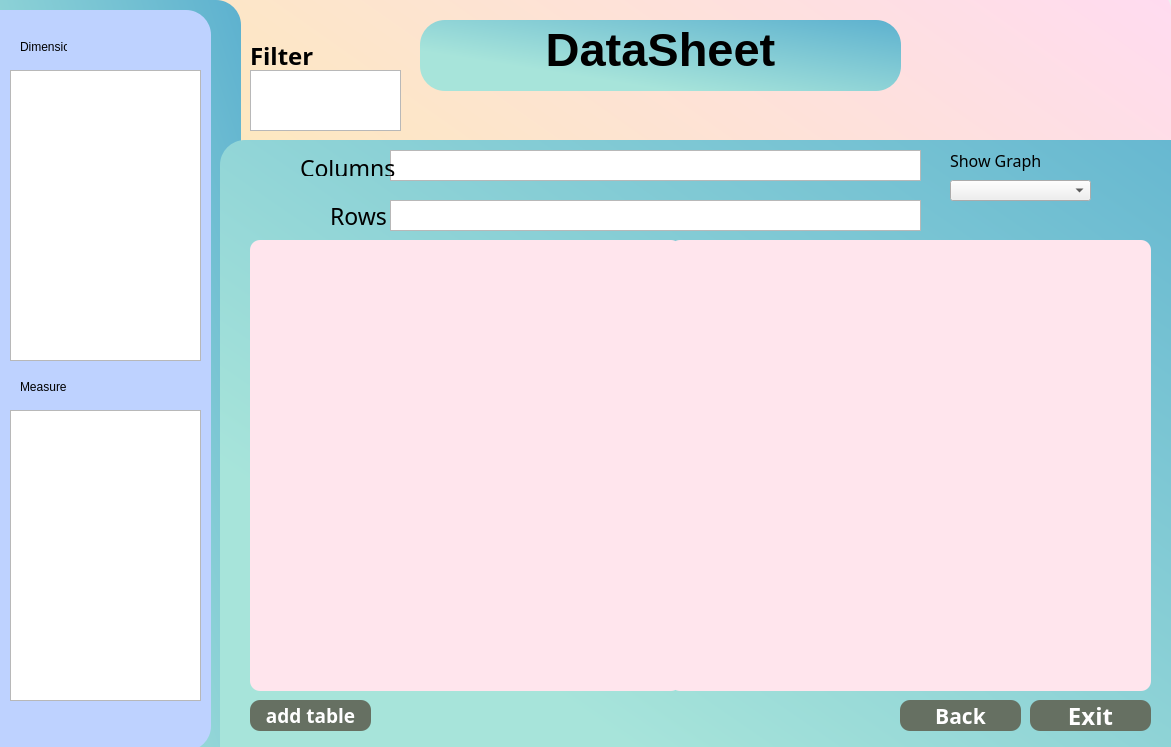
<?xml version="1.0" encoding="UTF-8"?>
<ui version="4.0">
 <class>Form</class>
 <widget class="QWidget" name="Form">
  <property name="geometry">
   <rect>
    <x>0</x>
    <y>0</y>
    <width>1171</width>
    <height>747</height>
   </rect>
  </property>
  <property name="minimumSize">
   <size>
    <width>1171</width>
    <height>747</height>
   </size>
  </property>
  <property name="windowTitle">
   <string>Form</string>
  </property>
  <widget class="QLabel" name="bg_2">
   <property name="geometry">
    <rect>
     <x>40</x>
     <y>-10</y>
     <width>1131</width>
     <height>801</height>
    </rect>
   </property>
   <property name="minimumSize">
    <size>
     <width>861</width>
     <height>721</height>
    </size>
   </property>
   <property name="font">
    <font>
     <weight>75</weight>
     <bold>true</bold>
    </font>
   </property>
   <property name="styleSheet">
    <string notr="true">background :qlineargradient(spread:reflect, x1:1, y1:0, x2:0, y2:1, stop:0 rgba(255, 219, 241, 255), stop:1 rgba(250, 245, 144, 255));border-radius : 20;</string>
   </property>
   <property name="text">
    <string/>
   </property>
  </widget>
  <widget class="QLabel" name="bg">
   <property name="geometry">
    <rect>
     <x>220</x>
     <y>140</y>
     <width>1171</width>
     <height>747</height>
    </rect>
   </property>
   <property name="minimumSize">
    <size>
     <width>1171</width>
     <height>747</height>
    </size>
   </property>
   <property name="styleSheet">
    <string notr="true">background :qlineargradient(spread:pad, x1:0.244, y1:0.699, x2:1, y2:0, stop:0 rgba(167, 228, 218, 255), stop:1 rgba(93, 177, 207, 255)) ;border-radius : 25;</string>
   </property>
   <property name="text">
    <string/>
   </property>
  </widget>
  <widget class="QLabel" name="label_login">
   <property name="geometry">
    <rect>
     <x>460</x>
     <y>20</y>
     <width>401</width>
     <height>61</height>
    </rect>
   </property>
   <property name="font">
    <font>
     <pointsize>17</pointsize>
    </font>
   </property>
   <property name="whatsThis">
    <string>&lt;html&gt;&lt;head/&gt;&lt;body&gt;&lt;p&gt;&lt;span style=&quot; font-size:10pt;&quot;&gt;LOGIN&lt;/span&gt;&lt;/p&gt;&lt;p&gt;&lt;br/&gt;&lt;/p&gt;&lt;/body&gt;&lt;/html&gt;</string>
   </property>
   <property name="text">
    <string>&lt;html&gt;&lt;head/&gt;&lt;body&gt;&lt;p align=&quot;center&quot;&gt;&lt;span style=&quot; font-family:'OCR A Extended'; font-size:35pt; font-weight:600;&quot;&gt;DataSheet&lt;/span&gt;&lt;/p&gt;&lt;/body&gt;&lt;/html&gt;</string>
   </property>
  </widget>
  <widget class="QPushButton" name="Ex_bt">
   <property name="geometry">
    <rect>
     <x>1030</x>
     <y>700</y>
     <width>121</width>
     <height>31</height>
    </rect>
   </property>
   <property name="font">
    <font>
     <family>OCR A Extended</family>
     <pointsize>18</pointsize>
     <weight>75</weight>
     <bold>true</bold>
    </font>
   </property>
   <property name="styleSheet">
    <string notr="true">QPushButton{
background-color:rgb(102, 112, 98);
border-radius : 10px;
color:white}</string>
   </property>
   <property name="text">
    <string>Exit</string>
   </property>
  </widget>
  <widget class="QLabel" name="bg_3">
   <property name="geometry">
    <rect>
     <x>-30</x>
     <y>0</y>
     <width>271</width>
     <height>771</height>
    </rect>
   </property>
   <property name="styleSheet">
    <string notr="true">background :qlineargradient(spread:pad, x1:0.244, y1:0.699, x2:1, y2:0, stop:0 rgba(167, 228, 218, 255), stop:1 rgba(93, 177, 207, 255)) ;border-radius : 25;</string>
   </property>
   <property name="text">
    <string/>
   </property>
  </widget>
  <widget class="QLabel" name="bg_4">
   <property name="geometry">
    <rect>
     <x>-260</x>
     <y>10</y>
     <width>471</width>
     <height>741</height>
    </rect>
   </property>
   <property name="styleSheet">
    <string notr="true">background : rgb(190, 210, 255); border-radius : 25;</string>
   </property>
   <property name="text">
    <string/>
   </property>
  </widget>
  <widget class="listdi" name="list_dimension">
   <property name="geometry">
    <rect>
     <x>10</x>
     <y>70</y>
     <width>191</width>
     <height>291</height>
    </rect>
   </property>
   <property name="font">
    <font>
     <family>OCR A Extended</family>
     <pointsize>15</pointsize>
    </font>
   </property>
  </widget>
  <widget class="listmea" name="list_measures">
   <property name="geometry">
    <rect>
     <x>10</x>
     <y>410</y>
     <width>191</width>
     <height>291</height>
    </rect>
   </property>
   <property name="font">
    <font>
     <family>OCR A Extended</family>
     <pointsize>15</pointsize>
    </font>
   </property>
  </widget>
  <widget class="listcol" name="list_col">
   <property name="geometry">
    <rect>
     <x>390</x>
     <y>150</y>
     <width>531</width>
     <height>31</height>
    </rect>
   </property>
   <property name="font">
    <font>
     <family>OCR A Extended</family>
     <pointsize>14</pointsize>
    </font>
   </property>
  </widget>
  <widget class="listrow" name="list_row">
   <property name="geometry">
    <rect>
     <x>390</x>
     <y>200</y>
     <width>531</width>
     <height>31</height>
    </rect>
   </property>
   <property name="font">
    <font>
     <family>OCR A Extended</family>
     <pointsize>14</pointsize>
    </font>
   </property>
  </widget>
  <widget class="QLabel" name="label">
   <property name="geometry">
    <rect>
     <x>20</x>
     <y>40</y>
     <width>47</width>
     <height>13</height>
    </rect>
   </property>
   <property name="text">
    <string>Dimensions</string>
   </property>
  </widget>
  <widget class="QLabel" name="label_2">
   <property name="geometry">
    <rect>
     <x>20</x>
     <y>380</y>
     <width>47</width>
     <height>13</height>
    </rect>
   </property>
   <property name="text">
    <string>Measures</string>
   </property>
  </widget>
  <widget class="QLabel" name="label_3">
   <property name="geometry">
    <rect>
     <x>300</x>
     <y>160</y>
     <width>101</width>
     <height>16</height>
    </rect>
   </property>
   <property name="font">
    <font>
     <family>Tw Cen MT Condensed Extra Bold</family>
     <pointsize>17</pointsize>
    </font>
   </property>
   <property name="text">
    <string>Columns</string>
   </property>
  </widget>
  <widget class="QLabel" name="label_4">
   <property name="geometry">
    <rect>
     <x>330</x>
     <y>200</y>
     <width>61</width>
     <height>31</height>
    </rect>
   </property>
   <property name="font">
    <font>
     <family>Tw Cen MT Condensed Extra Bold</family>
     <pointsize>17</pointsize>
    </font>
   </property>
   <property name="text">
    <string>Rows</string>
   </property>
  </widget>
  <widget class="QLabel" name="bg_5">
   <property name="geometry">
    <rect>
     <x>420</x>
     <y>20</y>
     <width>481</width>
     <height>71</height>
    </rect>
   </property>
   <property name="styleSheet">
    <string notr="true">background :qlineargradient(spread:pad, x1:0.244, y1:0.699, x2:1, y2:0, stop:0 rgba(167, 228, 218, 255), stop:1 rgba(93, 177, 207, 255)) ;border-radius : 25;</string>
   </property>
   <property name="text">
    <string/>
   </property>
  </widget>
  <widget class="QPushButton" name="addtable_bt">
   <property name="geometry">
    <rect>
     <x>250</x>
     <y>700</y>
     <width>121</width>
     <height>31</height>
    </rect>
   </property>
   <property name="font">
    <font>
     <family>OCR A Extended</family>
     <pointsize>14</pointsize>
     <weight>75</weight>
     <bold>true</bold>
    </font>
   </property>
   <property name="styleSheet">
    <string notr="true">QPushButton{
background-color:rgb(102, 112, 98);
border-radius : 10px;
color:white}</string>
   </property>
   <property name="text">
    <string>add table</string>
   </property>
  </widget>
  <widget class="QTableView" name="tableView">
   <property name="enabled">
    <bool>true</bool>
   </property>
   <property name="geometry">
    <rect>
     <x>250</x>
     <y>240</y>
     <width>431</width>
     <height>451</height>
    </rect>
   </property>
   <property name="styleSheet">
    <string notr="true">background :rgb(255, 229, 237) ;border-radius : 10;
</string>
   </property>
  </widget>
  <widget class="QFrame" name="chart">
   <property name="geometry">
    <rect>
     <x>670</x>
     <y>240</y>
     <width>481</width>
     <height>451</height>
    </rect>
   </property>
   <property name="styleSheet">
    <string notr="true">background :rgb(255, 229, 237) ;border-radius : 10;
</string>
   </property>
   <property name="frameShape">
    <enum>QFrame::StyledPanel</enum>
   </property>
   <property name="frameShadow">
    <enum>QFrame::Raised</enum>
   </property>
  </widget>
  <widget class="QPushButton" name="back_bt">
   <property name="geometry">
    <rect>
     <x>900</x>
     <y>700</y>
     <width>121</width>
     <height>31</height>
    </rect>
   </property>
   <property name="font">
    <font>
     <family>OCR A Extended</family>
     <pointsize>16</pointsize>
     <weight>75</weight>
     <bold>true</bold>
    </font>
   </property>
   <property name="styleSheet">
    <string notr="true">QPushButton{
background-color:rgb(102, 112, 98);
border-radius : 10px;
color:white}</string>
   </property>
   <property name="text">
    <string>Back</string>
   </property>
  </widget>
  <widget class="QComboBox" name="shgraph_bt">
   <property name="geometry">
    <rect>
     <x>950</x>
     <y>180</y>
     <width>141</width>
     <height>21</height>
    </rect>
   </property>
  </widget>
  <widget class="QLabel" name="label_5">
   <property name="geometry">
    <rect>
     <x>950</x>
     <y>140</y>
     <width>131</width>
     <height>41</height>
    </rect>
   </property>
   <property name="font">
    <font>
     <family>Tw Cen MT Condensed Extra Bold</family>
     <pointsize>12</pointsize>
    </font>
   </property>
   <property name="text">
    <string>Show Graph</string>
   </property>
  </widget>
  <widget class="QListWidget" name="list_filter">
   <property name="geometry">
    <rect>
     <x>250</x>
     <y>70</y>
     <width>151</width>
     <height>61</height>
    </rect>
   </property>
   <property name="font">
    <font>
     <family>OCR A Extended</family>
     <pointsize>15</pointsize>
    </font>
   </property>
  </widget>
  <widget class="QLabel" name="label_6">
   <property name="geometry">
    <rect>
     <x>250</x>
     <y>40</y>
     <width>81</width>
     <height>31</height>
    </rect>
   </property>
   <property name="font">
    <font>
     <family>Tw Cen MT Condensed</family>
     <pointsize>18</pointsize>
     <weight>75</weight>
     <bold>true</bold>
    </font>
   </property>
   <property name="text">
    <string>Filter</string>
   </property>
  </widget>
  <zorder>bg_2</zorder>
  <zorder>bg_5</zorder>
  <zorder>bg_3</zorder>
  <zorder>bg_4</zorder>
  <zorder>bg</zorder>
  <zorder>label_login</zorder>
  <zorder>Ex_bt</zorder>
  <zorder>list_dimension</zorder>
  <zorder>list_measures</zorder>
  <zorder>list_col</zorder>
  <zorder>list_row</zorder>
  <zorder>label</zorder>
  <zorder>label_2</zorder>
  <zorder>label_3</zorder>
  <zorder>label_4</zorder>
  <zorder>addtable_bt</zorder>
  <zorder>tableView</zorder>
  <zorder>chart</zorder>
  <zorder>back_bt</zorder>
  <zorder>shgraph_bt</zorder>
  <zorder>label_5</zorder>
  <zorder>list_filter</zorder>
  <zorder>label_6</zorder>
 </widget>
 <customwidgets>
  <customwidget>
   <class>listrow</class>
   <extends>QListWidget</extends>
   <header>main.h</header>
  </customwidget>
  <customwidget>
   <class>listcol</class>
   <extends>QListWidget</extends>
   <header>main.h</header>
  </customwidget>
  <customwidget>
   <class>listdi</class>
   <extends>QListWidget</extends>
   <header>main.h</header>
  </customwidget>
  <customwidget>
   <class>listmea</class>
   <extends>QListWidget</extends>
   <header>main.h</header>
  </customwidget>
 </customwidgets>
 <resources/>
 <connections/>
</ui>
